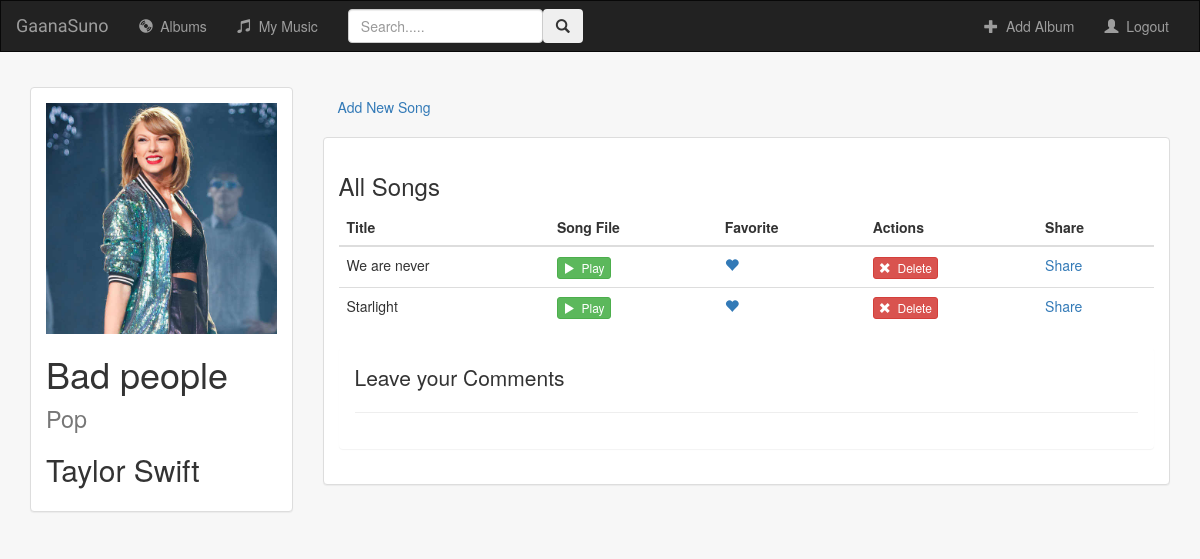
/gaana/4/, run on an earlier commit of the app's database.
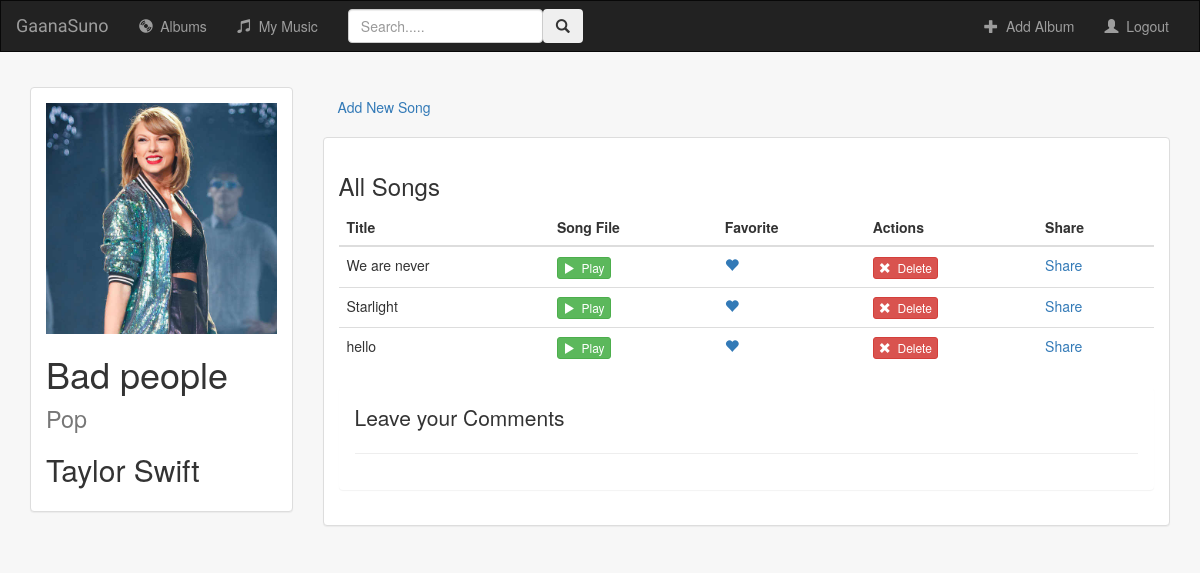
And on a later commit of the database.
### gaana/models.py (models this page shows, shortened)
class Song(models.Model):
    album = models.ForeignKey(Album, on_delete=models.CASCADE)
    song_title = models.CharField(max_length=500)
    song_file = models.FileField(default=None)
    is_favorite = models.BooleanField(default=False)

### gaana/views.py (the view, shortened to what this page needs)
# urls.py: url(r'^(?P<pk>[0-9]+)/$',views.DetailView.as_view(),name='detail'),
class DetailView(generic.DetailView):
    model = Album
    template_name = 'gaana/detail.html'

### gaana/models.py (called while the page is built)
    def __str__(self):
        return self.album_title+'-'+self.artist

### gaana/templates/gaana/detail.html (shortened to what this page needs)
{% extends 'gaana/base.html' %}
{% block body %}
<div class="container-fluid songs-container">
    <div class="row">
        <div class="col-sm-4 col-md-3">
            <div class="panel panel-default">
                <div class="panel-body">
                    <a href="{% url 'gaana:detail' album.id %}">
                        {% if album.album_logo.url %}
                            <img src="{{ album.album_logo.url }}" class="img-responsive">
                        {% else %}
                            <h3>No image</h3>
                        {% endif %}
                    </a>
                    <h1>{{ album.album_title }} <small>{{ album.genre }}</small></h1>
                    <h2>{{ album.artist }}</h2>
                </div>
            </div>
        </div>
        <div class="col-sm-8 col-md-9">
            <ul class="nav nav-pills" style="margin-bottom: 10px;">
                <li role="presentation"><a href="{% url 'gaana:create_song' album.id %}">Add New Song</a></li>
            </ul>
            <div class="panel panel-default">
                <div class="panel-body">
                    <h3>All Songs</h3>
                    <table class="table">
                        <thead>
                        <tr>
                            <th>Title</th>
                            <th>Song File</th>
                            <th>Favorite</th>
                            <th>Actions</th>
                            <th>Share</th>
                        </tr>
                        </thead>
                        <tbody>
                        {% for song in album.song_set.all %}
                            <tr>
                                <td>{{ song.song_title }}</td>
                                <td>
                                    <a target="-_top" href="{{ song.song_file.url }}">
                                        <button type="button" class="btn btn-success btn-xs">
                                            <span class="glyphicon glyphicon-play"></span>&nbsp; Play
                                        </button>
                                    </a>
                                </td>
                                <td>
                                    <a href="{% url 'gaana:favorite' song.id %}"><span class="glyphicon glyphicon-heart {% if song.is_favorite %}active{% endif %}"></span></a>
                                </td>
                                <td>
                                    <form action="{% url 'gaana:delete_song' album.id song.id %}" method="post" style="display: inline;">
                                        <button type="submit" class="btn btn-danger btn-xs">
                                            <span class="glyphicon glyphicon-remove"></span>&nbsp; Delete
                                        </button>
                                    </form>
                                </td>
                                <td>
                                    <div class="fb-share-button" data-href="https://developers.facebook.com/docs/plugins/" data-layout="button" data-size="small" data-mobile-iframe="true">
                                        <a class="fb-xfbml-parse-ignore" target="_blank" href="https://www.facebook.com/sharer/sharer.php?u=https%3A%2F%2Fdevelopers.facebook.com%2Fdocs%2Fplugins%2F&amp;src=sdkpreparse">Share</a>
                                    </div>
                                </td>
                            </tr>
                        {% endfor %}
                        </tbody>
                    </table>
                <div class="panel panel-body">
                    <p class="lead">Leave your Comments</p>
                     <hr>
                </div>
            </div>
        </div>
                </div>
    </div>
</div>
{% endblock %}

What changed in the data, as far as the page shows it:
added Song: song_title "hello", is_favorite False (drawn)
